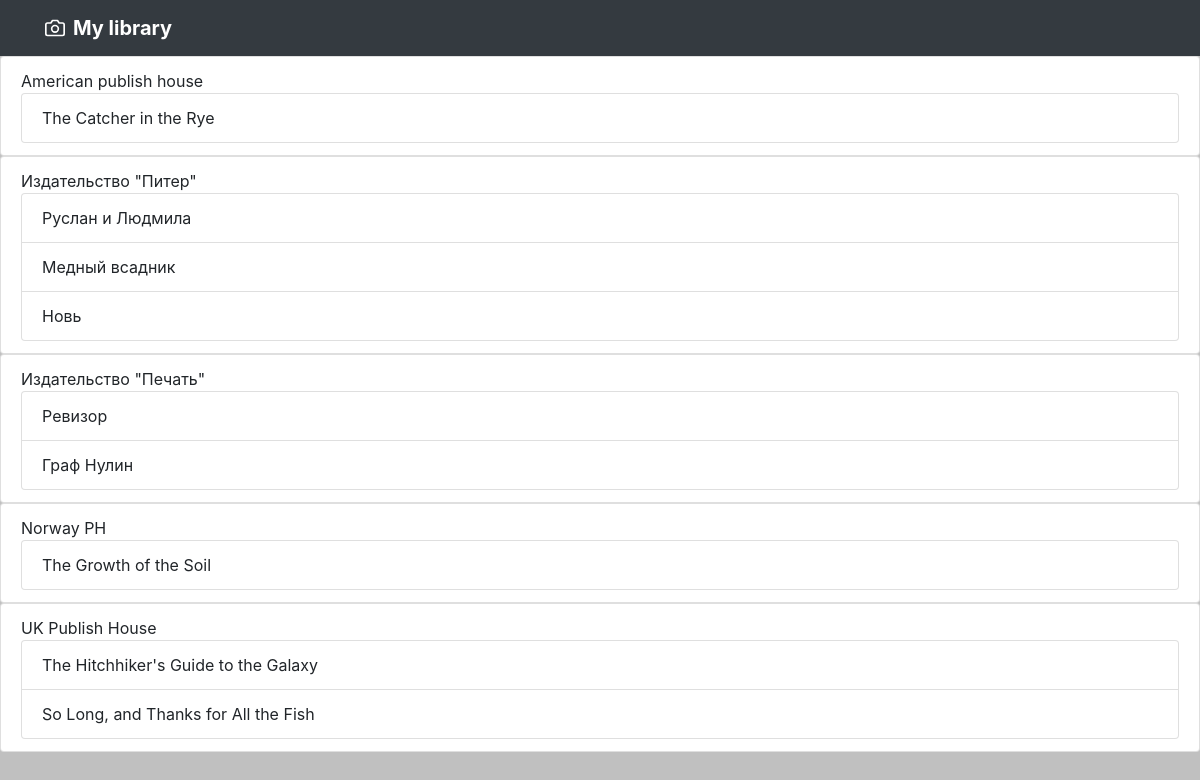
The page /publishings/ on the database its author committed.
### p_library/models.py (models this page shows, shortened)
class Publishing(models.Model):
    publish_name = models.CharField(max_length=50, verbose_name=_("Издательство"))
    sity = models.CharField(max_length=20, verbose_name=_("Город"))

class Book(models.Model):
    ISBN = models.CharField(max_length=13, verbose_name=_("Международный стандартный "
                                           "книжный номер"))
    title = models.TextField(verbose_name=_("Название"))
    copy_count = models.SmallIntegerField(verbose_name=_("Число копий"))
    price = models.DecimalField(max_digits=12, decimal_places=2, verbose_name=_("Цена"))
    description = models.TextField(verbose_name=_("Аннотация"))
    year_release = models.SmallIntegerField(verbose_name=_("Год издания"))
    author = models.ForeignKey('Author', on_delete=models.CASCADE, verbose_name=_("Автор"),
                               related_name="book_author")
    publishing = models.ForeignKey('Publishing', on_delete=models.CASCADE, null=True, blank=True, verbose_name=_("Издательство"),
                                   related_name="books_pub")
    image = models.ImageField(upload_to='image/', blank=True)

### p_library/views.py (the view)
# urls.py: path('publishings/', views.publishings),
def publishings (request):
    template = loader.get_template('publishings.html')
    puplishings = Publishing.objects.all()
    data = {
        "publishings": puplishings,
    }
    return HttpResponse(template.render(data, request))

### p_library/templates/publishings.html
{% extends 'base.html' %}
{% block content %}
{% for publishing in publishings %}
       <ul class="list-group">
            <li class="list-group-item">
                {{ publishing.publish_name }}
                <ul class="list-group">
                    {% for book in publishing.books_pub.all %}
                        <li class="list-group-item"> {{ book.title }}</li>
                    {% endfor %}
                </ul>
            </li>
        </ul>
{% endfor %}
{% endblock %}

### rows shown on the page
Publishing: publish_name "American publish house"
Book: title "The Catcher in the Rye"
Publishing: publish_name "Издательство \"Питер\""
Book: title "Руслан и Людмила"
Book: title "Медный всадник"
Book: title "Новь"
Publishing: publish_name "Издательство \"Печать\""
Book: title "Ревизор"
Book: title "Граф Нулин"
Publishing: publish_name "Norway PH"
Book: title "The Growth of the Soil"
Publishing: publish_name "UK Publish House"
Book: title "The Hitchhiker's Guide to the Galaxy"
Book: title "So Long, and Thanks for All the Fish"
